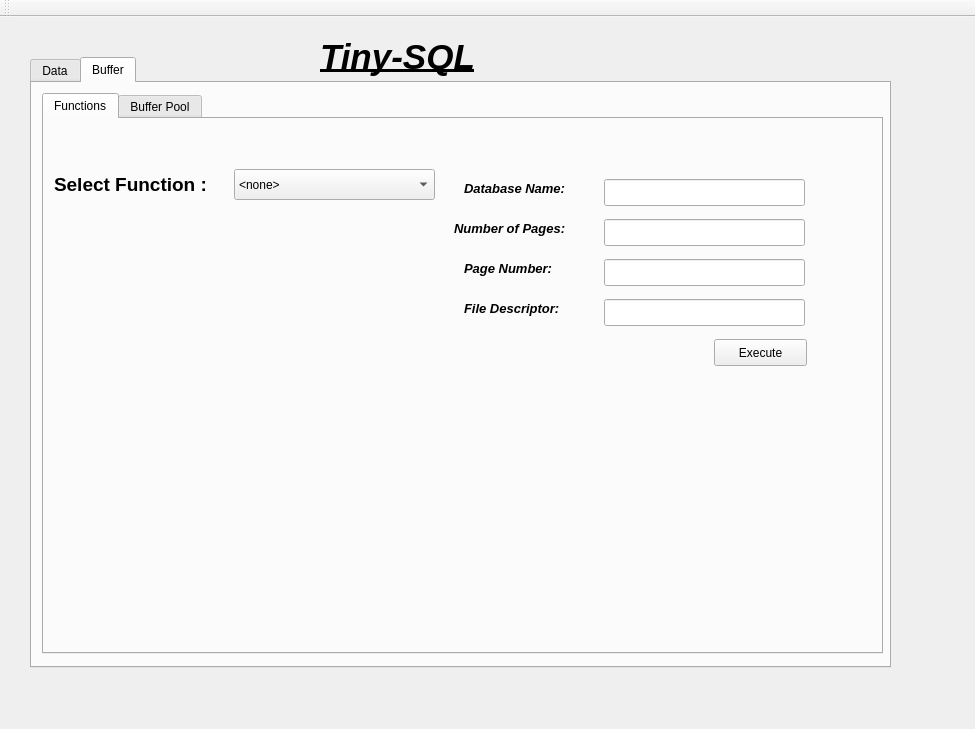
<?xml version="1.0" encoding="UTF-8"?>
<ui version="4.0">
 <class>MainWindow</class>
 <widget class="QMainWindow" name="MainWindow">
  <property name="geometry">
   <rect>
    <x>0</x>
    <y>0</y>
    <width>975</width>
    <height>729</height>
   </rect>
  </property>
  <property name="windowTitle">
   <string>MainWindow</string>
  </property>
  <widget class="QWidget" name="centralWidget">
   <widget class="QTabWidget" name="tabWidget">
    <property name="geometry">
     <rect>
      <x>30</x>
      <y>40</y>
      <width>861</width>
      <height>611</height>
     </rect>
    </property>
    <property name="currentIndex">
     <number>1</number>
    </property>
    <widget class="QWidget" name="tab">
     <attribute name="title">
      <string>Data</string>
     </attribute>
     <widget class="QListWidget" name="listWidget">
      <property name="geometry">
       <rect>
        <x>570</x>
        <y>40</y>
        <width>271</width>
        <height>271</height>
       </rect>
      </property>
      <property name="styleSheet">
       <string notr="true">background-color: rgb(255, 255, 255);</string>
      </property>
     </widget>
     <widget class="QLabel" name="label">
      <property name="geometry">
       <rect>
        <x>620</x>
        <y>10</y>
        <width>161</width>
        <height>21</height>
       </rect>
      </property>
      <property name="styleSheet">
       <string notr="true">font: 75 14pt &quot;Bitstream Charter&quot;;
text-decoration: underline;</string>
      </property>
      <property name="text">
       <string>&lt;!DOCTYPE HTML PUBLIC &quot;-//W3C//DTD HTML 4.0//EN&quot; &quot;http://www.w3.org/TR/REC-html40/strict.dtd&quot;&gt;
&lt;html&gt;&lt;head&gt;&lt;meta name=&quot;qrichtext&quot; content=&quot;1&quot; /&gt;&lt;style type=&quot;text/css&quot;&gt;
p, li { white-space: pre-wrap; }
&lt;/style&gt;&lt;/head&gt;&lt;body style=&quot; font-family:'Bitstream Charter'; font-size:14pt; font-weight:72; font-style:normal;&quot;&gt;
&lt;table style=&quot;-qt-table-type: root; margin-top:4px; margin-bottom:4px; margin-left:4px; margin-right:4px;&quot;&gt;
&lt;tr&gt;
&lt;td style=&quot;border: none;&quot;&gt;
&lt;p style=&quot; margin-top:0px; margin-bottom:0px; margin-left:0px; margin-right:0px; -qt-block-indent:0; text-indent:0px;&quot;&gt;&lt;span style=&quot; font-weight:600;&quot;&gt;Opened Databases&lt;/span&gt;&lt;/p&gt;&lt;/td&gt;&lt;/tr&gt;&lt;/table&gt;&lt;/body&gt;&lt;/html&gt;</string>
      </property>
     </widget>
    </widget>
    <widget class="QWidget" name="tab_2">
     <attribute name="title">
      <string>Buffer</string>
     </attribute>
     <widget class="QTabWidget" name="tabWidget_2">
      <property name="geometry">
       <rect>
        <x>10</x>
        <y>10</y>
        <width>841</width>
        <height>561</height>
       </rect>
      </property>
      <property name="currentIndex">
       <number>0</number>
      </property>
      <widget class="QWidget" name="tab_7">
       <attribute name="title">
        <string>Functions</string>
       </attribute>
       <widget class="QComboBox" name="comboBox">
        <property name="geometry">
         <rect>
          <x>190</x>
          <y>50</y>
          <width>201</width>
          <height>31</height>
         </rect>
        </property>
        <item>
         <property name="text">
          <string>&lt;none&gt;</string>
         </property>
        </item>
        <item>
         <property name="text">
          <string>Create Database</string>
         </property>
        </item>
        <item>
         <property name="text">
          <string>Open Database</string>
         </property>
        </item>
        <item>
         <property name="text">
          <string>Write Into Database</string>
         </property>
        </item>
        <item>
         <property name="text">
          <string>Read From Database</string>
         </property>
        </item>
        <item>
         <property name="text">
          <string>Close Database</string>
         </property>
        </item>
        <item>
         <property name="text">
          <string>Delete Database</string>
         </property>
        </item>
        <item>
         <property name="text">
          <string>Read Page</string>
         </property>
        </item>
        <item>
         <property name="text">
          <string>Write Page</string>
         </property>
        </item>
        <item>
         <property name="text">
          <string>Connect</string>
         </property>
        </item>
       </widget>
       <widget class="QLabel" name="label_3">
        <property name="geometry">
         <rect>
          <x>10</x>
          <y>50</y>
          <width>181</width>
          <height>31</height>
         </rect>
        </property>
        <property name="text">
         <string>&lt;!DOCTYPE HTML PUBLIC &quot;-//W3C//DTD HTML 4.0//EN&quot; &quot;http://www.w3.org/TR/REC-html40/strict.dtd&quot;&gt;
&lt;html&gt;&lt;head&gt;&lt;meta name=&quot;qrichtext&quot; content=&quot;1&quot; /&gt;&lt;style type=&quot;text/css&quot;&gt;
p, li { white-space: pre-wrap; }
&lt;/style&gt;&lt;/head&gt;&lt;body style=&quot; font-family:'Sans'; font-size:10pt; font-weight:400; font-style:normal;&quot;&gt;
&lt;table style=&quot;-qt-table-type: root; margin-top:4px; margin-bottom:4px; margin-left:4px; margin-right:4px;&quot;&gt;
&lt;tr&gt;
&lt;td style=&quot;border: none;&quot;&gt;
&lt;p style=&quot; margin-top:0px; margin-bottom:0px; margin-left:0px; margin-right:0px; -qt-block-indent:0; text-indent:0px;&quot;&gt;&lt;span style=&quot; font-size:14pt; font-weight:600;&quot;&gt;Select Function :&lt;/span&gt;&lt;/p&gt;&lt;/td&gt;&lt;/tr&gt;&lt;/table&gt;&lt;/body&gt;&lt;/html&gt;</string>
        </property>
       </widget>
       <widget class="QLineEdit" name="lineEdit">
        <property name="geometry">
         <rect>
          <x>560</x>
          <y>60</y>
          <width>201</width>
          <height>27</height>
         </rect>
        </property>
       </widget>
       <widget class="QLineEdit" name="lineEdit_2">
        <property name="geometry">
         <rect>
          <x>560</x>
          <y>100</y>
          <width>201</width>
          <height>27</height>
         </rect>
        </property>
       </widget>
       <widget class="QLineEdit" name="lineEdit_3">
        <property name="geometry">
         <rect>
          <x>560</x>
          <y>140</y>
          <width>201</width>
          <height>27</height>
         </rect>
        </property>
       </widget>
       <widget class="QLabel" name="label_4">
        <property name="geometry">
         <rect>
          <x>420</x>
          <y>60</y>
          <width>131</width>
          <height>20</height>
         </rect>
        </property>
        <property name="text">
         <string>&lt;!DOCTYPE HTML PUBLIC &quot;-//W3C//DTD HTML 4.0//EN&quot; &quot;http://www.w3.org/TR/REC-html40/strict.dtd&quot;&gt;
&lt;html&gt;&lt;head&gt;&lt;meta name=&quot;qrichtext&quot; content=&quot;1&quot; /&gt;&lt;style type=&quot;text/css&quot;&gt;
p, li { white-space: pre-wrap; }
&lt;/style&gt;&lt;/head&gt;&lt;body style=&quot; font-family:'Sans'; font-size:10pt; font-weight:400; font-style:normal;&quot;&gt;
&lt;table style=&quot;-qt-table-type: root; margin-top:4px; margin-bottom:4px; margin-left:4px; margin-right:4px;&quot;&gt;
&lt;tr&gt;
&lt;td style=&quot;border: none;&quot;&gt;
&lt;p style=&quot; margin-top:0px; margin-bottom:0px; margin-left:0px; margin-right:0px; -qt-block-indent:0; text-indent:0px;&quot;&gt;&lt;span style=&quot; font-weight:600; font-style:italic;&quot;&gt;Database Name:&lt;/span&gt;&lt;/p&gt;&lt;/td&gt;&lt;/tr&gt;&lt;/table&gt;&lt;/body&gt;&lt;/html&gt;</string>
        </property>
       </widget>
       <widget class="QLabel" name="label_5">
        <property name="geometry">
         <rect>
          <x>410</x>
          <y>100</y>
          <width>141</width>
          <height>20</height>
         </rect>
        </property>
        <property name="text">
         <string>&lt;!DOCTYPE HTML PUBLIC &quot;-//W3C//DTD HTML 4.0//EN&quot; &quot;http://www.w3.org/TR/REC-html40/strict.dtd&quot;&gt;
&lt;html&gt;&lt;head&gt;&lt;meta name=&quot;qrichtext&quot; content=&quot;1&quot; /&gt;&lt;style type=&quot;text/css&quot;&gt;
p, li { white-space: pre-wrap; }
&lt;/style&gt;&lt;/head&gt;&lt;body style=&quot; font-family:'Sans'; font-size:10pt; font-weight:400; font-style:normal;&quot;&gt;
&lt;table border=&quot;0&quot; style=&quot;-qt-table-type: root; margin-top:4px; margin-bottom:4px; margin-left:4px; margin-right:4px;&quot;&gt;
&lt;tr&gt;
&lt;td style=&quot;border: none;&quot;&gt;
&lt;p style=&quot; margin-top:0px; margin-bottom:0px; margin-left:0px; margin-right:0px; -qt-block-indent:0; text-indent:0px;&quot;&gt;&lt;span style=&quot; font-weight:600; font-style:italic;&quot;&gt;Number of Pages:&lt;/span&gt;&lt;/p&gt;&lt;/td&gt;&lt;/tr&gt;&lt;/table&gt;&lt;/body&gt;&lt;/html&gt;</string>
        </property>
       </widget>
       <widget class="QLabel" name="label_6">
        <property name="geometry">
         <rect>
          <x>420</x>
          <y>140</y>
          <width>131</width>
          <height>20</height>
         </rect>
        </property>
        <property name="text">
         <string>&lt;!DOCTYPE HTML PUBLIC &quot;-//W3C//DTD HTML 4.0//EN&quot; &quot;http://www.w3.org/TR/REC-html40/strict.dtd&quot;&gt;
&lt;html&gt;&lt;head&gt;&lt;meta name=&quot;qrichtext&quot; content=&quot;1&quot; /&gt;&lt;style type=&quot;text/css&quot;&gt;
p, li { white-space: pre-wrap; }
&lt;/style&gt;&lt;/head&gt;&lt;body style=&quot; font-family:'Sans'; font-size:10pt; font-weight:400; font-style:normal;&quot;&gt;
&lt;table border=&quot;0&quot; style=&quot;-qt-table-type: root; margin-top:4px; margin-bottom:4px; margin-left:4px; margin-right:4px;&quot;&gt;
&lt;tr&gt;
&lt;td style=&quot;border: none;&quot;&gt;
&lt;p style=&quot; margin-top:0px; margin-bottom:0px; margin-left:0px; margin-right:0px; -qt-block-indent:0; text-indent:0px;&quot;&gt;&lt;span style=&quot; font-weight:600; font-style:italic;&quot;&gt;Page Number:&lt;/span&gt;&lt;/p&gt;&lt;/td&gt;&lt;/tr&gt;&lt;/table&gt;&lt;/body&gt;&lt;/html&gt;</string>
        </property>
       </widget>
       <widget class="QPushButton" name="pushButton_2">
        <property name="geometry">
         <rect>
          <x>670</x>
          <y>220</y>
          <width>93</width>
          <height>27</height>
         </rect>
        </property>
        <property name="text">
         <string>Execute</string>
        </property>
       </widget>
       <widget class="QLabel" name="label_7">
        <property name="geometry">
         <rect>
          <x>220</x>
          <y>260</y>
          <width>511</width>
          <height>41</height>
         </rect>
        </property>
        <property name="text">
         <string/>
        </property>
       </widget>
       <widget class="QLineEdit" name="lineEdit_4">
        <property name="geometry">
         <rect>
          <x>560</x>
          <y>180</y>
          <width>201</width>
          <height>27</height>
         </rect>
        </property>
       </widget>
       <widget class="QLabel" name="label_8">
        <property name="geometry">
         <rect>
          <x>420</x>
          <y>180</y>
          <width>131</width>
          <height>20</height>
         </rect>
        </property>
        <property name="text">
         <string>&lt;!DOCTYPE HTML PUBLIC &quot;-//W3C//DTD HTML 4.0//EN&quot; &quot;http://www.w3.org/TR/REC-html40/strict.dtd&quot;&gt;
&lt;html&gt;&lt;head&gt;&lt;meta name=&quot;qrichtext&quot; content=&quot;1&quot; /&gt;&lt;style type=&quot;text/css&quot;&gt;
p, li { white-space: pre-wrap; }
&lt;/style&gt;&lt;/head&gt;&lt;body style=&quot; font-family:'Sans'; font-size:10pt; font-weight:400; font-style:normal;&quot;&gt;
&lt;table border=&quot;0&quot; style=&quot;-qt-table-type: root; margin-top:4px; margin-bottom:4px; margin-left:4px; margin-right:4px;&quot;&gt;
&lt;tr&gt;
&lt;td style=&quot;border: none;&quot;&gt;
&lt;p style=&quot; margin-top:0px; margin-bottom:0px; margin-left:0px; margin-right:0px; -qt-block-indent:0; text-indent:0px;&quot;&gt;&lt;span style=&quot; font-weight:600; font-style:italic;&quot;&gt;File Descriptor:&lt;/span&gt;&lt;/p&gt;&lt;/td&gt;&lt;/tr&gt;&lt;/table&gt;&lt;/body&gt;&lt;/html&gt;</string>
        </property>
       </widget>
      </widget>
      <widget class="QWidget" name="tab_8">
       <attribute name="title">
        <string>Buffer Pool</string>
       </attribute>
       <widget class="QPushButton" name="pushButton">
        <property name="geometry">
         <rect>
          <x>10</x>
          <y>10</y>
          <width>93</width>
          <height>27</height>
         </rect>
        </property>
        <property name="text">
         <string>Refresh</string>
        </property>
       </widget>
      </widget>
     </widget>
    </widget>
   </widget>
   <widget class="QLabel" name="label_2">
    <property name="geometry">
     <rect>
      <x>320</x>
      <y>20</y>
      <width>181</width>
      <height>41</height>
     </rect>
    </property>
    <property name="text">
     <string>&lt;!DOCTYPE HTML PUBLIC &quot;-//W3C//DTD HTML 4.0//EN&quot; &quot;http://www.w3.org/TR/REC-html40/strict.dtd&quot;&gt;
&lt;html&gt;&lt;head&gt;&lt;meta name=&quot;qrichtext&quot; content=&quot;1&quot; /&gt;&lt;style type=&quot;text/css&quot;&gt;
p, li { white-space: pre-wrap; }
&lt;/style&gt;&lt;/head&gt;&lt;body style=&quot; font-family:'Sans'; font-size:10pt; font-weight:400; font-style:normal;&quot;&gt;
&lt;table style=&quot;-qt-table-type: root; margin-top:4px; margin-bottom:4px; margin-left:4px; margin-right:4px;&quot;&gt;
&lt;tr&gt;
&lt;td style=&quot;border: none;&quot;&gt;
&lt;p style=&quot; margin-top:0px; margin-bottom:0px; margin-left:0px; margin-right:0px; -qt-block-indent:0; text-indent:0px;&quot;&gt;&lt;span style=&quot; font-size:26pt; font-weight:600; font-style:italic; text-decoration: underline;&quot;&gt;Tiny-SQL&lt;/span&gt;&lt;/p&gt;&lt;/td&gt;&lt;/tr&gt;&lt;/table&gt;&lt;/body&gt;&lt;/html&gt;</string>
    </property>
   </widget>
  </widget>
  <widget class="QMenuBar" name="menuBar">
   <property name="geometry">
    <rect>
     <x>0</x>
     <y>0</y>
     <width>975</width>
     <height>23</height>
    </rect>
   </property>
  </widget>
  <widget class="QToolBar" name="mainToolBar">
   <attribute name="toolBarArea">
    <enum>TopToolBarArea</enum>
   </attribute>
   <attribute name="toolBarBreak">
    <bool>false</bool>
   </attribute>
  </widget>
 </widget>
 <layoutdefault spacing="6" margin="11"/>
 <resources/>
 <connections>
  <connection>
   <sender>pushButton</sender>
   <signal>clicked()</signal>
   <receiver>MainWindow</receiver>
   <slot>handler()</slot>
   <hints>
    <hint type="sourcelabel">
     <x>100</x>
     <y>171</y>
    </hint>
    <hint type="destinationlabel">
     <x>487</x>
     <y>364</y>
    </hint>
   </hints>
  </connection>
  <connection>
   <sender>pushButton_2</sender>
   <signal>clicked()</signal>
   <receiver>MainWindow</receiver>
   <slot>handler()</slot>
   <hints>
    <hint type="sourcelabel">
     <x>760</x>
     <y>351</y>
    </hint>
    <hint type="destinationlabel">
     <x>487</x>
     <y>364</y>
    </hint>
   </hints>
  </connection>
  <connection>
   <sender>comboBox</sender>
   <signal>currentIndexChanged(QString)</signal>
   <receiver>MainWindow</receiver>
   <slot>enabler()</slot>
   <hints>
    <hint type="sourcelabel">
     <x>334</x>
     <y>213</y>
    </hint>
    <hint type="destinationlabel">
     <x>487</x>
     <y>364</y>
    </hint>
   </hints>
  </connection>
 </connections>
</ui>
